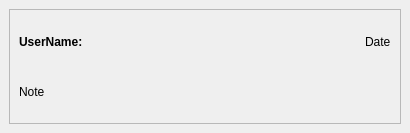
<?xml version="1.0" encoding="UTF-8"?>
<ui version="4.0">
 <class>MainWindow</class>
 <widget class="QMainWindow" name="MainWindow">
  <property name="geometry">
   <rect>
    <x>0</x>
    <y>0</y>
    <width>410</width>
    <height>133</height>
   </rect>
  </property>
  <property name="windowTitle">
   <string>MainWindow</string>
  </property>
  <widget class="QWidget" name="centralwidget">
   <layout class="QVBoxLayout" name="verticalLayout">
    <item>
     <widget class="QFrame" name="frame_2">
      <property name="frameShape">
       <enum>QFrame::StyledPanel</enum>
      </property>
      <property name="frameShadow">
       <enum>QFrame::Raised</enum>
      </property>
      <layout class="QVBoxLayout" name="verticalLayout_3">
       <item>
        <layout class="QHBoxLayout" name="horizontalLayout_3">
         <item>
          <widget class="QLabel" name="userName_lbl">
           <property name="styleSheet">
            <string notr="true">font: 75 10pt &quot;Corbel&quot;;
font-weight: bold;</string>
           </property>
           <property name="text">
            <string>UserName:</string>
           </property>
          </widget>
         </item>
         <item>
          <spacer name="horizontalSpacer_2">
           <property name="orientation">
            <enum>Qt::Horizontal</enum>
           </property>
           <property name="sizeHint" stdset="0">
            <size>
             <width>40</width>
             <height>20</height>
            </size>
           </property>
          </spacer>
         </item>
         <item>
          <widget class="QLabel" name="noteDate_lbl">
           <property name="text">
            <string>Date</string>
           </property>
          </widget>
         </item>
        </layout>
       </item>
       <item>
        <widget class="QLabel" name="note_lbl">
         <property name="text">
          <string>Note</string>
         </property>
        </widget>
       </item>
      </layout>
     </widget>
    </item>
   </layout>
  </widget>
 </widget>
 <resources/>
 <connections/>
</ui>
